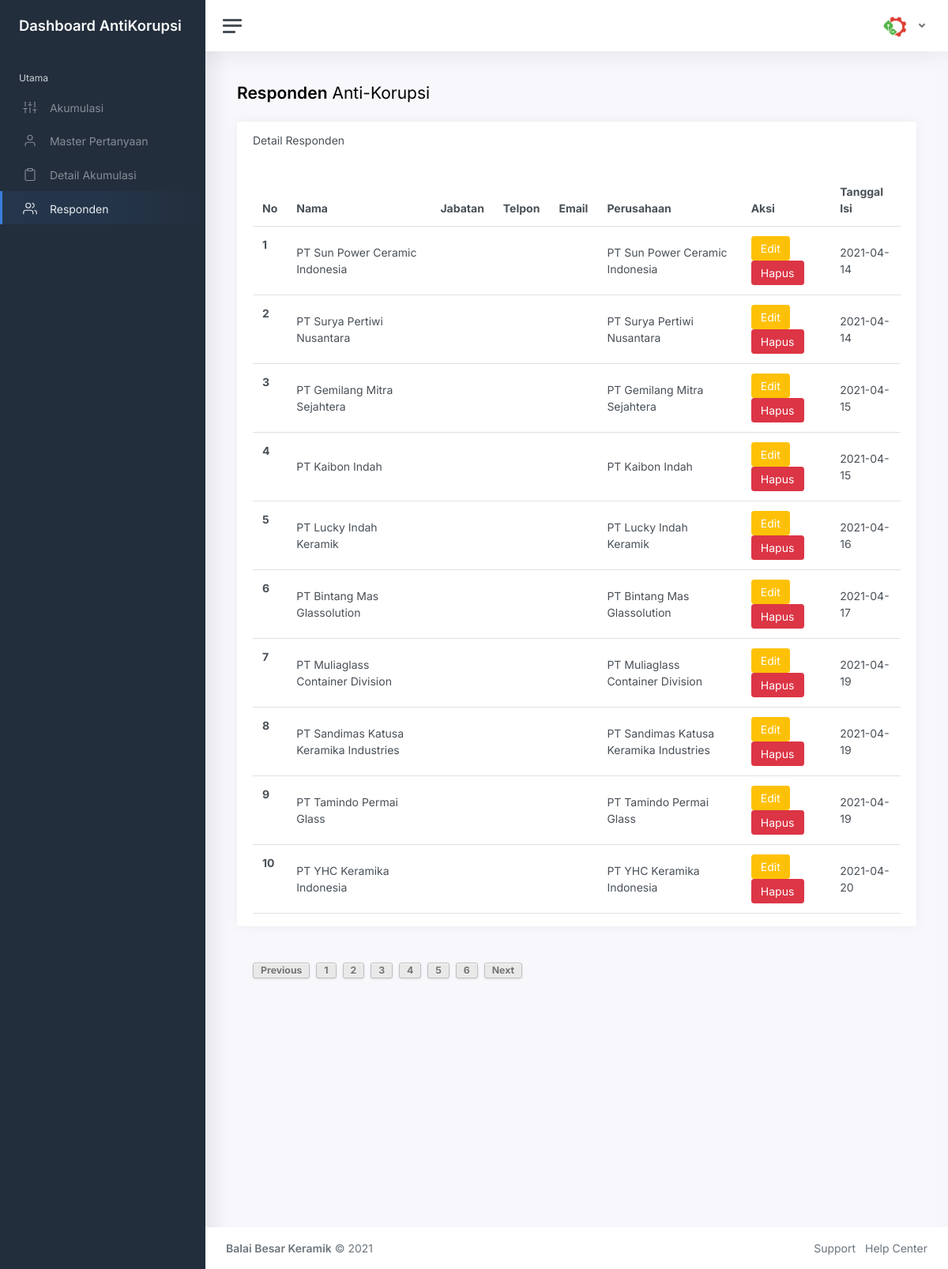
The page /responden.php?halaman=3 on the database its author committed.
### tables this page shows
CREATE TABLE `responden` (
  `idResponden` varchar(255) NOT NULL,
  `namaResponden` varchar(255) NOT NULL,
  `profesiResponden` varchar(255) DEFAULT NULL,
  `phoneResponden` varchar(255) NOT NULL,
  `emailResponden` varchar(255) NOT NULL,
  `perusahaanResponden` varchar(255) DEFAULT NULL,
  `dateCreate` date NOT NULL
);

### koneksi.php (called while the page is built, shortened)
<?php
$servername = "localhost";
$username = "root";
$password = "merdeka";
$db ="korupsi";
$conn = mysqli_connect($servername, $username, $password, $db);
function queryResponden(){
	global $conn;
		$ambil = mysqli_query($conn,"SELECT * FROM responden");
		return $ambil;
}
function limitResponden($halaman_awal, $batas){
	global $conn;
		$ambil = mysqli_query($conn,"select * from responden limit $halaman_awal, $batas");
		return $ambil;
}
?>

### responden.php (the view, shortened to what this page needs)
<?php
require_once "koneksi.php";
		$dataPakan= getResponden();
		$dataJumlah= queryResponden();
    $no = 1;
	$batas = 10;
	$halaman = isset($_GET['halaman'])?(int)$_GET['halaman'] : 1;
	$halaman_awal = ($halaman>1) ? ($halaman * $batas) - $batas : 0;
	$previous = $halaman - 1;
	$next = $halaman + 1;
	$jumlah_data = mysqli_num_rows($dataJumlah);
	$total_halaman = ceil($jumlah_data/$batas);
	$limitData=limitResponden($halaman_awal, $batas);
?>
<!DOCTYPE html>
<html lang="en">
<head>
	<link href="css/app.css" rel="stylesheet">
	<link rel="stylesheet" href="//code.jquery.com/ui/1.12.1/themes/base/jquery-ui.css">
</head>
<body>
	<div class="wrapper">
		<nav id="sidebar" class="sidebar">
			<div class="sidebar-content js-simplebar">
				<a class="sidebar-brand" href="index.html">
          <span class="align-middle">Dashboard AntiKorupsi</span>
        </a>
				<ul class="sidebar-nav">
					<li class="sidebar-header">
						Utama
					</li>
					<li class="sidebar-item">
						<a class="sidebar-link" href="akumulasi.php">
              <i class="align-middle" data-feather="sliders"></i> <span class="align-middle">Akumulasi</span>
            </a>
					</li>
					<li class="sidebar-item">
						<a class="sidebar-link" href="pertanyaan.php">
              <i class="align-middle" data-feather="user"></i> <span class="align-middle">Master Pertanyaan</span>
            </a>
					</li>
					<li class="sidebar-item">
						<a class="sidebar-link" href="detail-akumulasi.php">
              <i class="align-middle" data-feather="clipboard"></i> <span class="align-middle">Detail Akumulasi</span>
            </a>
					</li>
					<li class="sidebar-item active">
						<a class="sidebar-link" href="responden.php">
              <i class="align-middle" data-feather="users"></i> <span class="align-middle">Responden</span>
            </a>
					</li>
			</div>
		</nav>
		<div class="main">
			<nav class="navbar navbar-expand navbar-light navbar-bg">
				<a class="sidebar-toggle d-flex">
          <i class="hamburger align-self-center"></i>
        </a>
				<div class="navbar-collapse collapse">
					<ul class="navbar-nav navbar-align">
						<li class="nav-item dropdown">
							<a class="nav-link dropdown-toggle d-none d-sm-inline-block" href="#" data-bs-toggle="dropdown">
                <img src="img/avatars/avatar.jpg" class="avatar img-fluid rounded me-1" alt="Charles Hall" /> <span class="text-dark"><?php echo $_SESSION['username'];?></span>
              </a>
						</li>
					</ul>
				</div>
			</nav>
			<main class="content">
				<div class="container-fluid p-0">
					<div class="row mb-2 mb-xl-3">
						<div class="col-auto d-none d-sm-block">
							<h3><strong>Responden</strong> Anti-Korupsi</h3>
						</div>
					</div>
					<div class="row">
						<div class="col-xl-12 col-xxl-12">
							<div class="card flex-fill w-100">
								<div class="card-header">
									<h5 class="card-title mb-0">Detail Responden</h5>
								</div>
								<div class="card-body py-3">
									<div class="table-responsive">
										<table class="table table-hover my-0 mx-0">
											<thead>
												<tr>
													<th>No</th>
													<th>Nama</th>
													<th>Jabatan</th>
													<th>Telpon</th>
													<th>Email</th>
													<th>Perusahaan</th>
													<th>Aksi</th>
													<th>Tanggal Isi</th>
												</tr>
											</thead>
											<tbody>
									<?php
		  if(!isset($dataPakan)){
			  echo "<h2 class='text-center'> Belum ada data</h2>";
		  }else{
while($row=mysqli_fetch_array($limitData)){
 ?>
    <tr>
      <th><?php print($no++); ?></th>
      <td><?php print($row['namaResponden']);?></td>
      <td><?php print($row['profesiResponden']); ?></td>
      <td><?php print($row['telponResponden']); ?></td>
      <td><?php print($row['emailResponden']); ?></td>
      <td><?php print($row['perusahaanResponden']); ?></td>
	  <td><button type="button" id="<?php print($row['idResponden'])?>" class="ubah-responden btn btn-warning" data-toggle="modal" data-target="#editModal"><i class="edit align-self-center"></i> Edit</button>
	  <button type="button" id="<?php print($row['idResponden'])?>" class="hapus-responden btn btn-danger" data-toggle="modal" data-target="#hapusModal"><i class="delete align-self-center"></i> Hapus</button></td>
	  <td><?php print($row['dateCreate']); ?></td>
    </tr>
		  <?php }
		  }?>
									</tbody>
										</table>
									</div>
								</div>
							</div>
							<div class="pagination">
		  <a class="page" <?php if($halaman > 1){ echo "href='?halaman=$previous'"; } ?>>Previous</a><?php
				for($x=1;$x<=$total_halaman;$x++){
					?>
					<a class="page" href="?halaman=<?php echo $x ?>"><?php echo $x; ?></a>
					<?php
				}
				?>	<a class="page" <?php if($halaman < $total_halaman) { echo "href='?halaman=$next'"; } ?>>Next</a>
	</div>
						</div>
					</div>
				</div>
			</main>
			<footer class="footer">
				<div class="container-fluid">
					<div class="row text-muted">
						<div class="col-6 text-start">
							<p class="mb-0">
								<a href="index.html" class="text-muted"><strong>Balai Besar Keramik</strong></a> &copy; <?php print_r(date('Y'));?>
							</p>
						</div>
						<div class="col-6 text-end">
							<ul class="list-inline">
								<li class="list-inline-item">
									<a class="text-muted" href="#">Support</a>
								</li>
								<li class="list-inline-item">
									<a class="text-muted" href="#">Help Center</a>
								</li>
							</ul>
						</div>
					</div>
				</div>
			</footer>
		</div>
	</div>
</body>
</html>

### rows shown on the page
responden: namaResponden "PT Sun Power Ceramic Indonesia", perusahaanResponden "PT Sun Power Ceramic Indonesia", dateCreate "2021-04-14"
responden: namaResponden "PT Surya Pertiwi Nusantara", perusahaanResponden "PT Surya Pertiwi Nusantara", dateCreate "2021-04-14"
responden: namaResponden "PT Gemilang Mitra Sejahtera", perusahaanResponden "PT Gemilang Mitra Sejahtera", dateCreate "2021-04-15"
responden: namaResponden "PT Kaibon Indah", perusahaanResponden "PT Kaibon Indah", dateCreate "2021-04-15"
responden: namaResponden "PT Lucky Indah Keramik", perusahaanResponden "PT Lucky Indah Keramik", dateCreate "2021-04-16"
responden: namaResponden "PT Bintang Mas Glassolution", perusahaanResponden "PT Bintang Mas Glassolution", dateCreate "2021-04-17"
responden: namaResponden "PT Muliaglass Container Division", perusahaanResponden "PT Muliaglass Container Division", dateCreate "2021-04-19"
responden: namaResponden "PT Sandimas Katusa Keramika Industries", perusahaanResponden "PT Sandimas Katusa Keramika Industries", dateCreate "2021-04-19"
responden: namaResponden "PT Tamindo Permai Glass", perusahaanResponden "PT Tamindo Permai Glass", dateCreate "2021-04-19"
responden: namaResponden "PT YHC Keramika Indonesia", perusahaanResponden "PT YHC Keramika Indonesia", dateCreate "2021-04-20"
